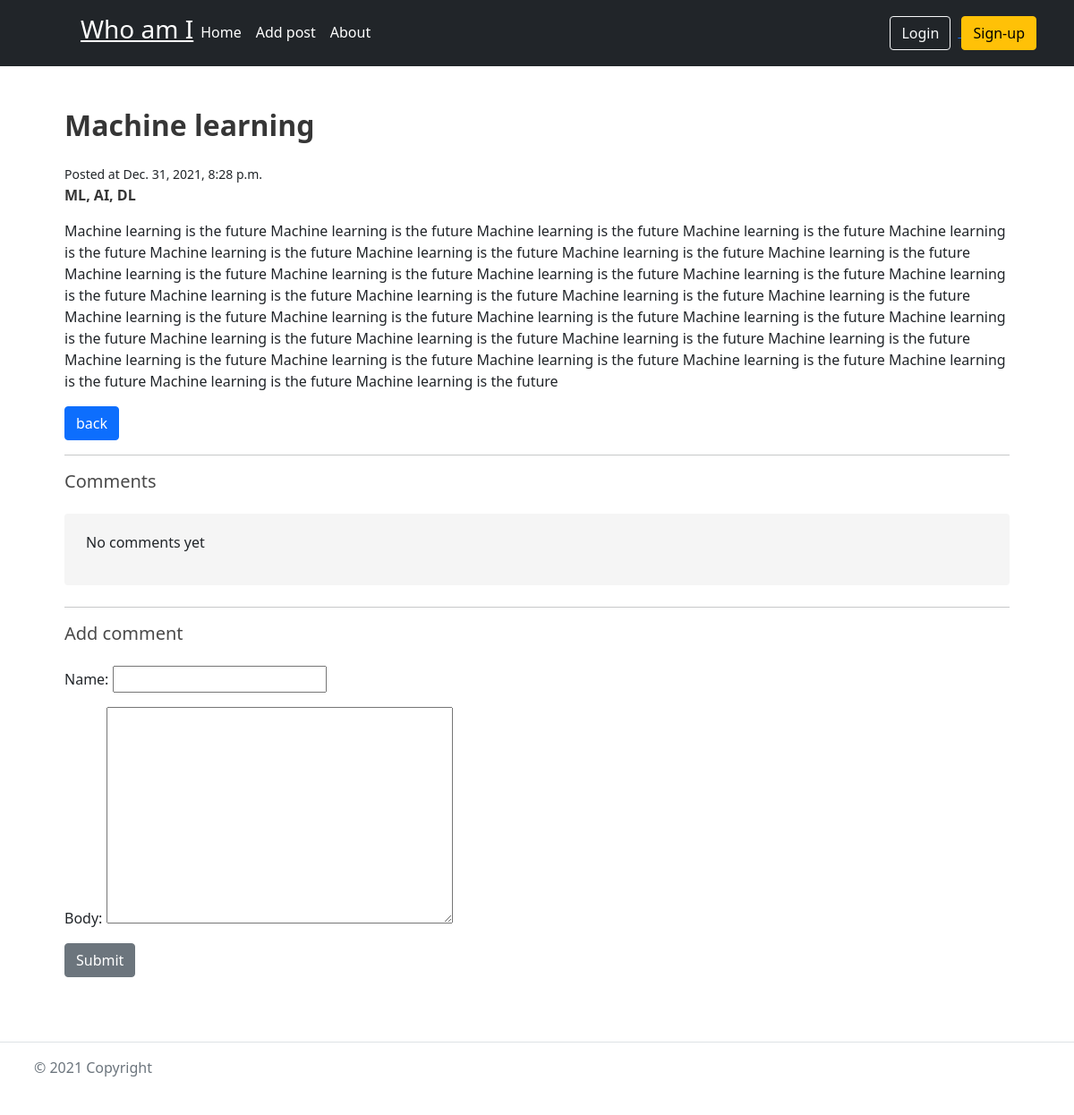
The app's page /ML/ with its own data.
### blogapp/models.py (models this page shows, shortened)
class Post(models.Model):
    title = models.CharField(max_length=255)
    slug = models.SlugField()
    intro = models.TextField()
    body = models.TextField()
    date_added = models.DateTimeField(auto_now_add=True)
    class Meta:
        ordering = ['-date_added']

### blogapp/views.py (the view)
# urls.py: path('<str:slug>/', post_detail, name='post_detail'),
def post_detail(request, slug):
    post = Post.objects.get(slug=slug)
    form = CommentForm(request.POST)
    if request.method == 'POST':
        if form.is_valid():
            comment = form.save(commit=False)
            comment.post = post
            comment.save()
            return redirect('post_detail', slug=post.slug)
    else:
        form = CommentForm()
    return render(request, 'blogapp/post_detail.html', {'post': post, 'form': form})

### blogapp/forms.py
class CommentForm(forms.ModelForm):
	class Meta:
		model = Comment
		fields = ['name', 'body']

### blogapp/templates/blogapp/post_detail.html (shortened to what this page needs)
{% extends 'blogapp/base.html' %}
{% block content %}
	<div class="container">
		<h1 class="title">{{ post.title }}</h1>
		<small>Posted at {{ post.date_added }}</small>
		<p><strong>{{ post.intro }}</strong></p>
		<p>{{ post.body }}</p>
		<a href="{% url 'home' %}"><button type="button" class="btn btn-primary">back</button></a>
		<hr>
		<h2 class="subtitle">Comments</h2>
		{% for comment in post.comment.all %}
			<article class="media">
				<div class="media-content">
					<div class="content">
						<p>
							<strong> {{ comment.name }} </strong><smal>{{ comment.date_added }}</smal>
							<br>
							{{ comment.body }}
						</p>
					</div>
				</div>
			</article>
		{% empty %}
		<div class="notification">
			<p>No comments yet </p>
		</div>
		<hr>
		{% endfor %}
		<h2 class="subtitle">Add comment</h2>
		<form method="POST" action=".">
			{{ form.as_p }}
			<div class="field">
				<div class="control">
					<button class="btn btn-secondary">Submit</button>
				</div>
			</div>
		</form>
	</div>
{% endblock %}

### records on screen
Post: title "Machine learning", date_added "Dec. 31, 2021, 8:28 p.m.", intro "ML, AI, DL", body "Machine learning is the future Machine learning is the future Machine learning is the future Machine learning is the future Machine learning is the future Machine learning is the future Machine learning is the future Machine learning is the future Machine learning is the future Machine learning is the future Machine learning is the future Machine learning is the future Machine learning is the future Machine learning is the future Machine learning is the future Machine learning is the future Machine learning is the future Machine learning is the future Machine learning is the future Machine learning is the future Machine learning is the future Machine learning is the future Machine learning…"
